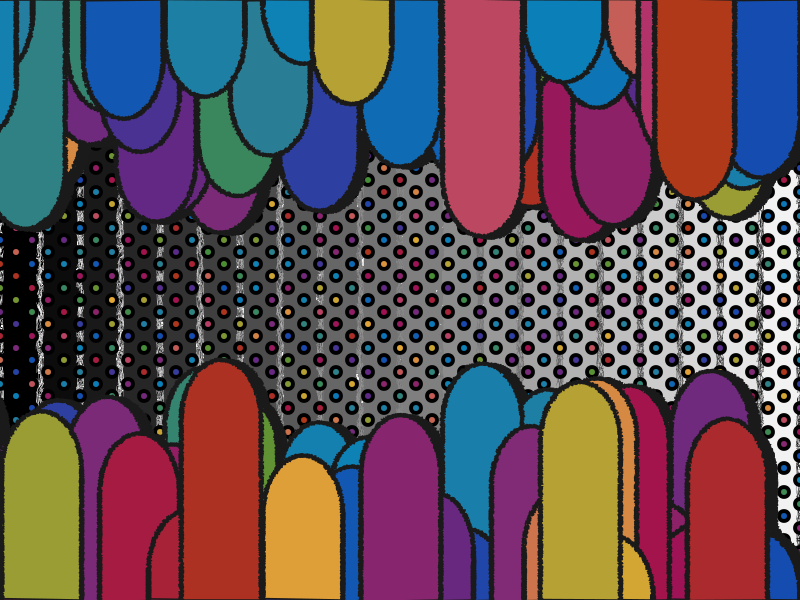
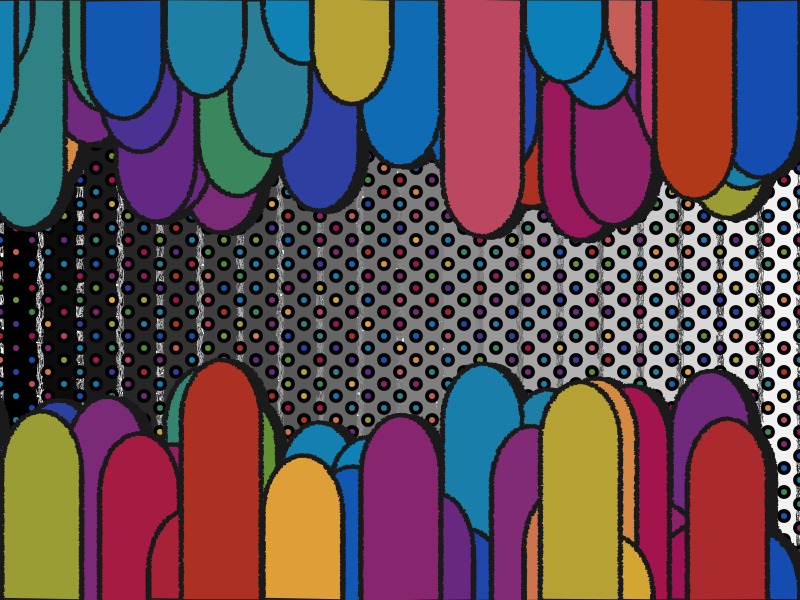

These figures' R source, in order:
library(tidyverse)

theta <- seq(0,-pi, length = 1000)
n <- 50
xmin <- 0
xmax <- 10
ymin <- 0
ymax <- 10

y_starts <- sample(seq(ymax - 3, ymax, length = n))
x_starts <- sample(seq(xmin, xmax, length = n))

fills <- sort(colorRampPalette(c("#af3918", "#a21152", "#822b75","#612884","#154baf",
                                     "#0b82b9", "#277e9d","#488e35","#e3a934","#b2336a"))(n))
                                     

drip_opts <- list(1:n,
                  y_starts,
                  x_starts,
                  fills)

jit_n <- .03



drip <- pmap_df(drip_opts, ~tibble(x = c(..3,
                                         jitter(rep(..3,1000), amount = jit_n),
                                         jitter(cos(theta)/2 + ..3 - .5, amount = jit_n),
                                         jitter(rep(..3 - 1, 1000), amount = jit_n),
                                         ..3,
                                         ..3 + .1,
                                         jitter(rep(..3 ,1000), amount = jit_n) + .1,
                                         jitter(cos(theta)/2 + ..3 - .5, amount = jit_n) + .1,
                                         jitter(rep(..3 - 1, 1000), amount = jit_n) + .1,
                                         ..3 + .1),
                                   y = c(ymax,
                                         jitter(seq(ymax,..2, length = 1000), amount = jit_n),
                                         jitter(sin(theta) + ..2, amount = jit_n),
                                         jitter(seq(..2,ymax, length = 1000), amount = jit_n),
                                         ymax,
                                         ymax - .02,
                                         jitter(seq(ymax,..2, length = 1000), amount = jit_n) - .02,
                                         jitter(sin(theta) + ..2, amount = jit_n) - .02,
                                         jitter(seq(..2,ymax, length = 1000), amount = jit_n) - .02,
                                         ymax - .02),
                                   
                                   group = c(rep(paste0("drip_",..1),3002),
                                             rep(paste0("dripshadow_",..1),3002)),
                                   
                                   fill = c(rep(..4,3002),
                                            rep("#1a1a1a",3002)))
)


y_starts2 <- sample(seq(ymin + 3, ymin, length = n))
x_starts2 <- sample(seq(xmin, xmax, length = n))

fills2 <- colorRampPalette(c("#af3918", "#a21152", "#822b75","#612884","#154baf",
                                          "#0b82b9", "#277e9d","#488e35","#e3a934","#b2336a"))(n)

drip2_opts <- list(1:n,
                   y_starts2,
                   x_starts2,
                   fills2)

theta2 <- seq(0,pi, length = 1000)

drip_below <- pmap_df(drip2_opts, ~tibble(x = c(..3,
                                         jitter(rep(..3,1000), amount = jit_n),
                                         jitter(cos(theta2)/2 + ..3 - .5, amount = jit_n),
                                         jitter(rep(..3 - 1, 1000), amount = jit_n),
                                         ..3,
                                         ..3 + .1,
                                         jitter(rep(..3 ,1000), amount = jit_n) + .1,
                                         jitter(cos(theta2)/2 + ..3 - .5, amount = jit_n) + .1,
                                         jitter(rep(..3 - 1, 1000), amount = jit_n) + .1,
                                         ..3 + .1),
                                   y = c(ymin,
                                         jitter(seq(ymin,..2, length = 1000), amount = jit_n),
                                         jitter(sin(theta2) + ..2, amount = jit_n),
                                         jitter(seq(..2,ymin, length = 1000), amount = jit_n),
                                         ymin,
                                         ymin + .02,
                                         jitter(seq(ymin,..2, length = 1000), amount = jit_n) + .02,
                                         jitter(sin(theta2) + ..2, amount = jit_n) - .02,
                                         jitter(seq(..2,ymin, length = 1000), amount = jit_n) + .02,
                                         ymin + .02),
                                   
                                   group = c(rep(paste0("drip_",..1),3002),
                                             rep(paste0("dripshadow_",..1),3002)),
                                   
                                   fill = c(rep(..4,3002),
                                            rep("#1a1a1a",3002)))
)

polka <- tibble(x = seq(xmin,xmax, by = .2),
                y = seq(ymin,ymax, by = .2)) |>
  expand.grid() |>
  mutate(logic = row_number(),
         logic = logic %% 2 != 0) |>
  filter(logic)

texture_top <- tibble(x = seq(xmin,xmax, by = .1),
                  y = seq(ymin,ymax, by = .1)) |>
  expand.grid() |>
  mutate(logic = row_number(),
         logic = logic %% 2 != 0) |>
  filter(logic) |>
  mutate(logic = sp::point.in.polygon(x,y, drip$x, drip$y)) |>
  filter(logic == 1)

square <- tibble(x = c(0,.5,
                       rep(.5,1000),
                       rep(0,1000)),
                 y = c(0,0,
                       seq(0,10, length = 1000),
                       seq(10,0, length = 1000)))

x_trans <- seq(xmin,xmax, by = .5)
y_trans <- seq(ymin,ymax, by = .5)
n_grid <- 1:(length(x_trans))
rect_opts <- list(x_trans,
                  colorRampPalette(c("#000000","#ffffff"))(length(x_trans)),
                  n_grid)
  
grid_texture <- pmap_df(rect_opts, ~square |>
                       mutate(x = x + ..1,
                              group = ..3,
                              fill = ..2))

drip |> 
  ggplot(aes(x,y, group = rev(group)))+
  theme_void()+
  theme(plot.background = element_rect(fill = "white"))+
  geom_polygon(data = grid_texture, fill = grid_texture$fill, color = rev(grid_texture$fill), size = .1, position = position_jitter(width = .05, height = .2) )+
  geom_point(data = polka, aes(x,y), inherit.aes = FALSE, color = "black", size = 2, shape = 21, stroke = 2,
             fill = sample(colorRampPalette(c("#af3918", "#a21152", "#822b75","#612884","#154baf",
                                                       "#0b82b9", "#277e9d","#488e35","#e3a934","#b2336a"))(nrow(polka))))+
  geom_polygon(fill = drip$fill, color = "#1a1a1a")+
  geom_polygon(data = drip_below, fill = drip_below$fill, color = "#1a1a1a")+
  coord_cartesian(xlim = c(xmin, xmax),
                  ylim = c(ymin, ymax),
                  expand = FALSE)

ggsave("day 29.png",
       dpi = 300,
       device = "png")
